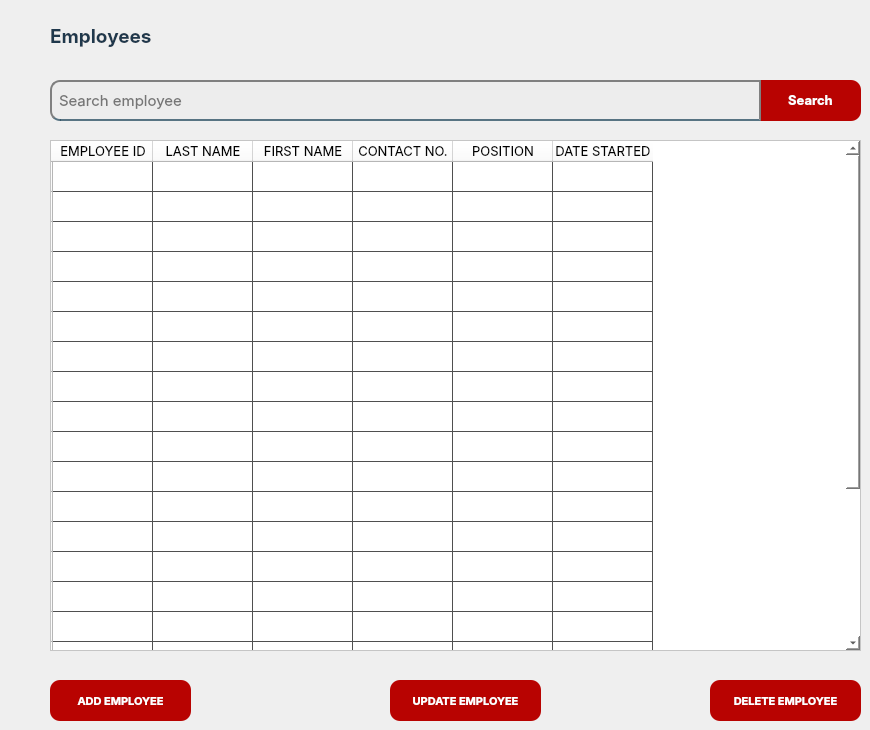
    <widget class="QWidget" name="employees">
     <widget class="QPushButton" name="searchbutton_2">
      <property name="geometry">
       <rect>
        <x>760</x>
        <y>80</y>
        <width>101</width>
        <height>41</height>
       </rect>
      </property>
      <property name="font">
       <font>
        <family>Inter</family>
        <pointsize>10</pointsize>
        <weight>75</weight>
        <bold>true</bold>
       </font>
      </property>
      <property name="cursor">
       <cursorShape>ArrowCursor</cursorShape>
      </property>
      <property name="styleSheet">
       <string notr="true">background-color: rgb(184,3,1);

color:#fff;
border-top-left-radius: 0px; /* Round top-left corner */
border-bottom-left-radius: 0px; /* Round bottom-left corner */
border-top-right-radius: 10px; /* No rounding for top-right corner */
border-bottom-right-radius: 10px; </string>
      </property>
      <property name="text">
       <string>Search</string>
      </property>
      <property name="checkable">
       <bool>true</bool>
      </property>
     </widget>
     <widget class="QTableWidget" name="tableWidget_2">
      <property name="geometry">
       <rect>
        <x>50</x>
        <y>140</y>
        <width>811</width>
        <height>511</height>
       </rect>
      </property>
      <property name="font">
       <font>
        <family>Inter</family>
        <pointsize>10</pointsize>
       </font>
      </property>
      <property name="styleSheet">
       <string notr="true">
background-color:white;
gridline-color: rgb(79, 79, 79);
selection-background-color: rgb(255, 172, 172);</string>
      </property>
      <row>
       <property name="text">
        <string/>
       </property>
      </row>
      <row>
       <property name="text">
        <string/>
       </property>
      </row>
      <row>
       <property name="text">
        <string/>
       </property>
      </row>
      <row>
       <property name="text">
        <string/>
       </property>
      </row>
      <row>
       <property name="text">
        <string/>
       </property>
      </row>
      <row>
       <property name="text">
        <string/>
       </property>
      </row>
      <row>
       <property name="text">
        <string/>
       </property>
      </row>
      <row>
       <property name="text">
        <string/>
       </property>
      </row>
      <row>
       <property name="text">
        <string/>
       </property>
      </row>
      <row>
       <property name="text">
        <string/>
       </property>
      </row>
      <row>
       <property name="text">
        <string/>
       </property>
      </row>
      <row>
       <property name="text">
        <string/>
       </property>
      </row>
      <row>
       <property name="text">
        <string/>
       </property>
      </row>
      <row>
       <property name="text">
        <string/>
       </property>
      </row>
      <row>
       <property name="text">
        <string/>
       </property>
      </row>
      <row>
       <property name="text">
        <string/>
       </property>
      </row>
      <row>
       <property name="text">
        <string/>
       </property>
      </row>
      <row>
       <property name="text">
        <string/>
       </property>
      </row>
      <row>
       <property name="text">
        <string/>
       </property>
      </row>
      <row>
       <property name="text">
        <string/>
       </property>
      </row>
      <row>
       <property name="text">
        <string/>
       </property>
      </row>
      <row>
       <property name="text">
        <string/>
       </property>
      </row>
      <row>
       <property name="text">
        <string/>
       </property>
      </row>
      <column>
       <property name="text">
        <string>EMPLOYEE ID</string>
       </property>
       <property name="background">
        <color>
         <red>84</red>
         <green>84</green>
         <blue>84</blue>
        </color>
       </property>
      </column>
      <column>
       <property name="text">
        <string>LAST NAME</string>
       </property>
      </column>
      <column>
       <property name="text">
        <string>FIRST NAME</string>
       </property>
       <property name="font">
        <font>
         <family>Inter</family>
        </font>
       </property>
       <property name="background">
        <color>
         <red>94</red>
         <green>0</green>
         <blue>0</blue>
        </color>
       </property>
       <property name="foreground">
        <brush brushstyle="SolidPattern">
         <color alpha="255">
          <red>0</red>
          <green>0</green>
          <blue>0</blue>
         </color>
        </brush>
       </property>
      </column>
      <column>
       <property name="text">
        <string>CONTACT NO.</string>
       </property>
      </column>
      <column>
       <property name="text">
        <string>POSITION</string>
       </property>
      </column>
      <column>
       <property name="text">
        <string>DATE STARTED</string>
       </property>
      </column>
      <item row="0" column="0">
       <property name="text">
        <string/>
       </property>
       <property name="font">
        <font>
         <family>Inter</family>
        </font>
       </property>
      </item>
     </widget>
     <widget class="QLineEdit" name="search_bar_2">
      <property name="geometry">
       <rect>
        <x>50</x>
        <y>80</y>
        <width>711</width>
        <height>41</height>
       </rect>
      </property>
      <property name="font">
       <font>
        <family>Inter</family>
        <pointsize>11</pointsize>
       </font>
      </property>
      <property name="styleSheet">
       <string notr="true">color:black;
border:2px solid gray;
border-bottom:2px solid rgba(46,82,101,200);
background-color:rgb(237,237,237);

padding: 5px;
border-top-left-radius: 10px;
    border-bottom-left-radius: 10px; 
    border-top-right-radius: 0px; 
    border-bottom-right-radius: 0px; </string>
      </property>
      <property name="text">
       <string/>
      </property>
      <property name="frame">
       <bool>true</bool>
      </property>
      <property name="cursorPosition">
       <number>0</number>
      </property>
      <property name="placeholderText">
       <string>Search employee</string>
      </property>
      <property name="cursorMoveStyle">
       <enum>Qt::LogicalMoveStyle</enum>
      </property>
      <property name="clearButtonEnabled">
       <bool>true</bool>
      </property>
     </widget>
     <widget class="QPushButton" name="del_emp_button">
      <property name="geometry">
       <rect>
        <x>710</x>
        <y>680</y>
        <width>151</width>
        <height>41</height>
       </rect>
      </property>
      <property name="font">
       <font>
        <family>Inter</family>
        <pointsize>8</pointsize>
        <weight>75</weight>
        <bold>true</bold>
       </font>
      </property>
      <property name="cursor">
       <cursorShape>ArrowCursor</cursorShape>
      </property>
      <property name="styleSheet">
       <string notr="true">background-color: rgb(184,3,1);

color:#fff;
border-top-left-radius: 10px; /* Round top-left corner */
border-bottom-left-radius: 10px; /* Round bottom-left corner */
border-top-right-radius: 10px; /* No rounding for top-right corner */
border-bottom-right-radius: 10px; </string>
      </property>
      <property name="text">
       <string>DELETE EMPLOYEE</string>
      </property>
      <property name="checkable">
       <bool>true</bool>
      </property>
     </widget>
     <widget class="QLabel" name="label_27">
      <property name="geometry">
       <rect>
        <x>50</x>
        <y>20</y>
        <width>251</width>
        <height>31</height>
       </rect>
      </property>
      <property name="font">
       <font>
        <family>Inter</family>
        <pointsize>14</pointsize>
        <weight>75</weight>
        <bold>true</bold>
       </font>
      </property>
      <property name="styleSheet">
       <string notr="true">border: none;
color:#1F384C;
background-color: none;</string>
      </property>
      <property name="text">
       <string>Employees</string>
      </property>
     </widget>
     <widget class="QPushButton" name="add_emp_button">
      <property name="geometry">
       <rect>
        <x>50</x>
        <y>680</y>
        <width>141</width>
        <height>41</height>
       </rect>
      </property>
      <property name="font">
       <font>
        <family>Inter</family>
        <pointsize>8</pointsize>
        <weight>75</weight>
        <bold>true</bold>
       </font>
      </property>
      <property name="cursor">
       <cursorShape>ArrowCursor</cursorShape>
      </property>
      <property name="styleSheet">
       <string notr="true">background-color: rgb(184,3,1);

color:#fff;
border-top-left-radius: 10px; /* Round top-left corner */
border-bottom-left-radius: 10px; /* Round bottom-left corner */
border-top-right-radius: 10px; /* No rounding for top-right corner */
border-bottom-right-radius: 10px; </string>
      </property>
      <property name="text">
       <string>ADD EMPLOYEE</string>
      </property>
      <property name="checkable">
       <bool>true</bool>
      </property>
     </widget>
     <widget class="QPushButton" name="update_design_button_2">
      <property name="geometry">
       <rect>
        <x>390</x>
        <y>680</y>
        <width>151</width>
        <height>41</height>
       </rect>
      </property>
      <property name="font">
       <font>
        <family>Inter</family>
        <pointsize>8</pointsize>
        <weight>75</weight>
        <bold>true</bold>
       </font>
      </property>
      <property name="cursor">
       <cursorShape>ArrowCursor</cursorShape>
      </property>
      <property name="styleSheet">
       <string notr="true">background-color: rgb(184,3,1);

color:#fff;
border-top-left-radius: 10px; /* Round top-left corner */
border-bottom-left-radius: 10px; /* Round bottom-left corner */
border-top-right-radius: 10px; /* No rounding for top-right corner */
border-bottom-right-radius: 10px; </string>
      </property>
      <property name="text">
       <string>UPDATE EMPLOYEE</string>
      </property>
      <property name="checkable">
       <bool>true</bool>
      </property>
     </widget>
    </widget>
